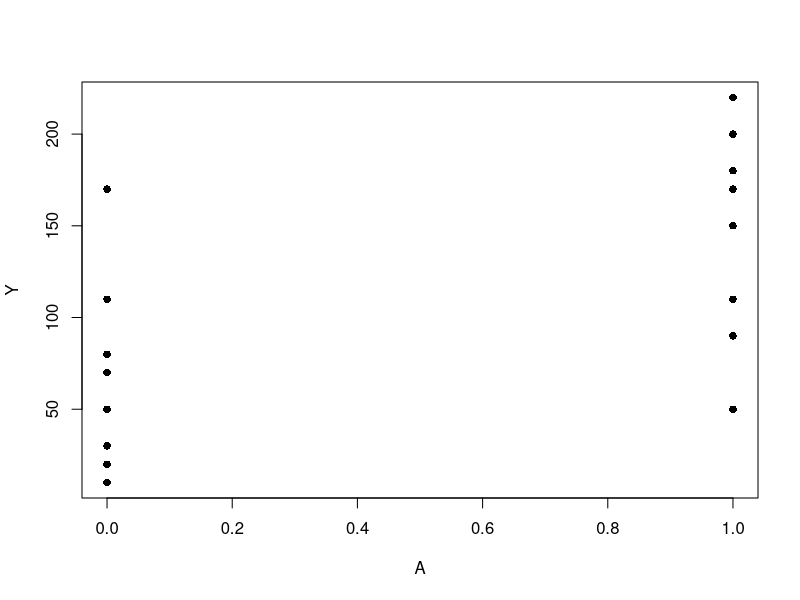
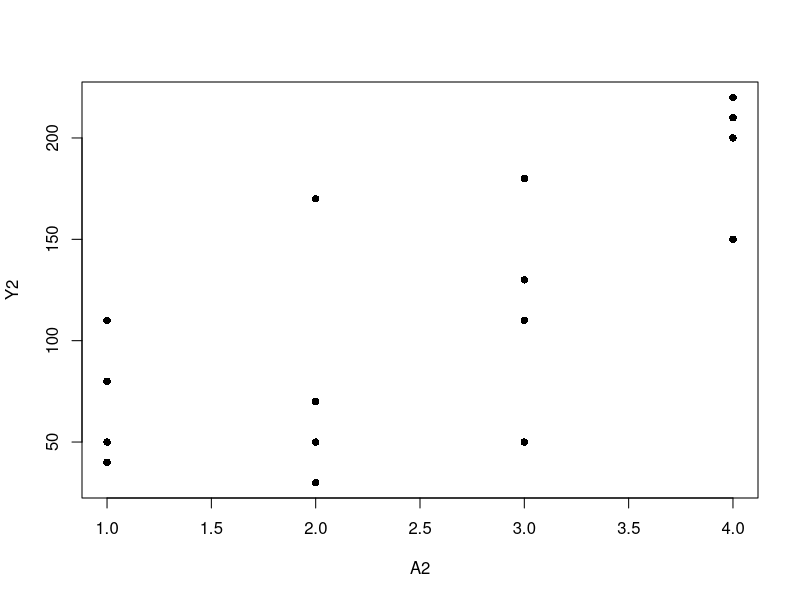
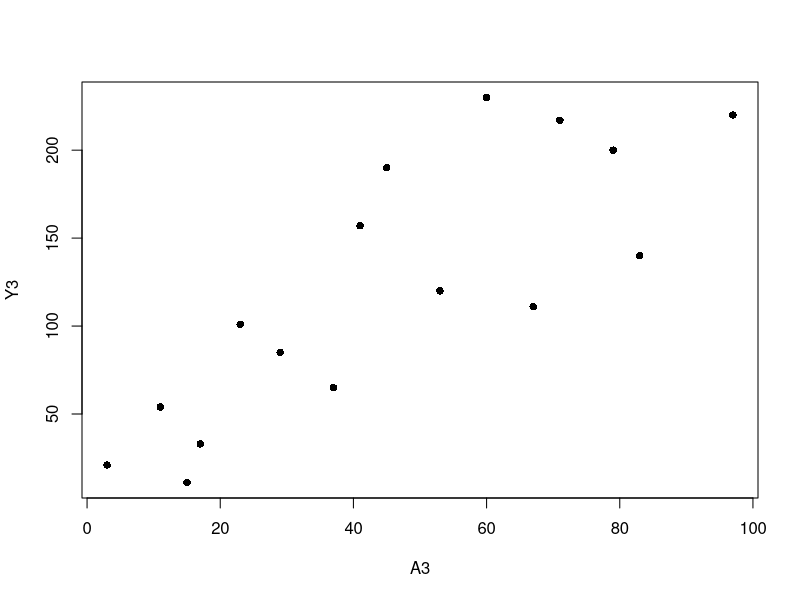

Reproduce these figures in R, in order.
## ---- chunk 1
A<-c(rep(1, 8), rep(0, 8))
Y <- c(200, 150, 220, 110, 50, 180, 90, 170, 170, 30, 70, 110, 80, 50, 10, 20)
plot(A, Y, pch=16)
mean(Y[A == 0])
mean(Y[A == 1])
## ---- chunk 2
A2<-c(rep(1,4), rep(2, 4), rep(3, 4), rep(4,4))
Y2 <- c(110, 80, 50, 40, 170, 30, 70, 50, 110, 50, 180, 130, 200, 150, 220, 210)
plot(A2, Y2, pch=16)
mean(Y2[A2 == 1])
mean(Y2[A2 == 2])
mean(Y2[A2 == 3])
mean(Y2[A2 == 4])
## ---- chunk 3
A3 <-c(3, 11, 17, 23, 29, 37, 41, 53, 67, 79, 83, 97, 60, 71, 15, 45)
Y3 <-c(21, 54, 33, 101, 85, 65, 157, 120, 111, 200, 140, 220, 230, 217, 11, 190)
plot(Y3 ~ A3, pch=16)
summary(glm(Y3 ~ A3))
predict(glm(Y3 ~ A3), data.frame(A3 = 90))
summary(glm(Y ~ A))
## ---- chunk 4
Asq <- A3 * A3
mod3 <- glm(Y3 ~ A3 + Asq)
summary(mod3)
predict(mod3, data.frame(cbind(A3 = 90, Asq = 8100)))
